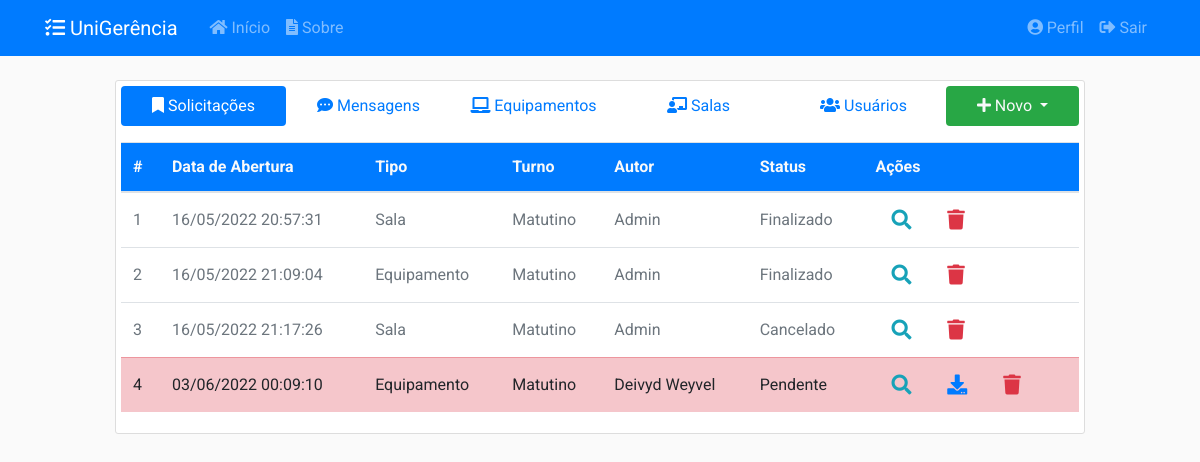
Page / (signed in) on the earlier database version.
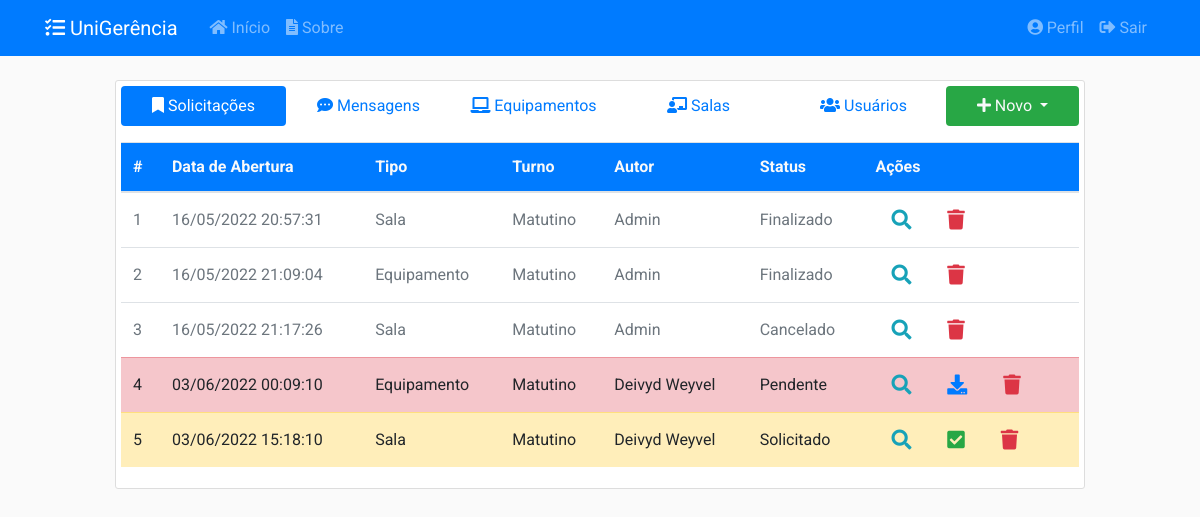
Same page on the later database version.
### app/models/solicitacoes.py (models this page shows, shortened)
class Solicitacao(db.Model):
    __tablename__ = 'solicitacoes'
    __table_args__ = {'extend_existing': True}
    id = db.Column(db.Integer, primary_key=True)
    status = db.Column(db.Enum(Status), default=Status.ABERTO.name)
    data_abertura = db.Column(db.DateTime, nullable=False,
                              default=datetime.now().astimezone(fuso_horario))
    data_inicio_pref = db.Column(db.Date, nullable=False)
    data_fim_pref = db.Column(db.Date, nullable=False)
    data_retirada = db.Column(db.DateTime, nullable=True)
    data_devolucao = db.Column(db.DateTime, nullable=True)
    data_cancelamento = db.Column(db.DateTime, nullable=True)
    data_finalizacao = db.Column(db.DateTime, nullable=True)
    quantidade = db.Column(db.Integer, nullable=False, default=0)
    descricao = db.Column(db.String(20), nullable=False)
    tipo = db.Column(db.String(20), nullable=False)
    ativo = db.Column(db.Boolean, nullable=False, default=True)
    usuario_id = db.Column(db.Integer, db.ForeignKey('usuarios.id'),
                           nullable=False)
    turno_id = db.Column(db.Integer, db.ForeignKey('turnos.id'),
                           nullable=False)
    turno = db.relationship('Turno', back_populates='solicitacoes')
    def recupera_todas():
        return Solicitacao.query.filter_by(ativo=True).all()
    __mapper_args__ = {
        'polymorphic_identity': 'SOLICITACAO',
        'polymorphic_on': tipo
    }

class SolicitacaoSala(Solicitacao):
    __tablename__ = 'solicitacoes_salas'
    id = db.Column(db.Integer, db.ForeignKey('solicitacoes.id'), primary_key=True)
    setor_id = db.Column(db.Integer, db.ForeignKey('setores.id'), nullable=False)
    setor = db.relationship('Setor', back_populates='solicitacoes')
    salas = db.relationship('Sala', secondary= solicitacao_s,
                                    back_populates='solicitacoes')
    __mapper_args__ = {
        'polymorphic_identity': 'SALA',
    }

class Solicitacao(db.Model):
    __tablename__ = 'solicitacoes'
    __table_args__ = {'extend_existing': True}
    id = db.Column(db.Integer, primary_key=True)
    status = db.Column(db.Enum(Status), default=Status.ABERTO.name)
    data_abertura = db.Column(db.DateTime, nullable=False,
                              default=datetime.now().astimezone(fuso_horario))
    data_inicio_pref = db.Column(db.Date, nullable=False)
    data_fim_pref = db.Column(db.Date, nullable=False)
    data_retirada = db.Column(db.DateTime, nullable=True)
    data_devolucao = db.Column(db.DateTime, nullable=True)
    data_cancelamento = db.Column(db.DateTime, nullable=True)
    data_finalizacao = db.Column(db.DateTime, nullable=True)
    quantidade = db.Column(db.Integer, nullable=False, default=0)
    descricao = db.Column(db.String(20), nullable=False)
    tipo = db.Column(db.String(20), nullable=False)
    ativo = db.Column(db.Boolean, nullable=False, default=True)
    usuario_id = db.Column(db.Integer, db.ForeignKey('usuarios.id'),
                           nullable=False)
    turno_id = db.Column(db.Integer, db.ForeignKey('turnos.id'),
                           nullable=False)
    turno = db.relationship('Turno', back_populates='solicitacoes')
    def recupera_todas():
        return Solicitacao.query.filter_by(ativo=True).all()
    __mapper_args__ = {
        'polymorphic_identity': 'SOLICITACAO',
        'polymorphic_on': tipo
    }

class Turno(db.Model):
    __tablename__ = 'turnos'
    __table_args__ = {'extend_existing': True}
    id = db.Column(db.Integer, primary_key=True)
    name = db.Column(db.String(20), unique=True, nullable=False)
    data_inicio = db.Column(db.Time, nullable=False)
    data_fim = db.Column(db.Time, nullable=False)
    ativo = db.Column(db.Boolean, nullable=False, default=True)
    solicitacoes = db.relationship('Solicitacao', back_populates='turno')

class SolicitacaoEquipamento(Solicitacao):
    __tablename__ = 'solicitacoes_equipamentos'
    id = db.Column(db.Integer, db.ForeignKey('solicitacoes.id'), primary_key=True)
    tipo_eqp_id = db.Column(db.Integer, db.ForeignKey('tipos_equipamento.id'),
                           nullable=True)
    equipamentos = db.relationship('Equipamento', secondary=solicitacao_e,
                                   back_populates='solicitacoes')
    tipo_eqp = db.relationship('TipoEquipamento', back_populates='solicitacoes')
    __mapper_args__ = {
        'polymorphic_identity': 'EQUIPAMENTO'
    }

### app/models/usuarios.py (models this page shows, shortened)
class Usuario(db.Model, UserMixin):
    __tablename__ = 'usuarios'
    __table_args__ = {'extend_existing': True}
    id = db.Column(db.Integer, primary_key=True)
    nome = db.Column(db.String(100), nullable=False)
    identificacao = db.Column(db.String(20), unique=True, nullable=False)
    email = db.Column(db.String(100), unique=True, nullable=False)
    senha = db.Column(db.String(60), nullable=False)
    data_cadastro = db.Column(db.DateTime, nullable=False,
                              default=datetime.now().astimezone(fuso_horario))
    data_atualizacao = db.Column(db.DateTime, nullable=True)
    tipo = db.Column(db.Enum(TipoUsuario), nullable=False)
    ativo = db.Column(db.Boolean, nullable=False, default=True)
    imagem_perfil = db.Column(db.String(20), nullable=False,
                              default='default.jpg')
    posts = db.relationship('Post', backref='autor',
                            foreign_keys='Post.usuario_id', lazy=True)
    recipiente = db.relationship('Post', backref='destinatario',
                                 foreign_keys='Post.destinatario_id', lazy=True)
    solicitacoes = db.relationship('Solicitacao', backref='autor', lazy=True)
    relatorios = db.relationship('Relatorio', backref='autor', lazy=True)
    def recupera_todos():
        return Usuario.query.filter_by(ativo=True).all()

### app/controllers/principal.py (the view)
@principal.route("/", methods=['GET', 'POST'])
@login_required
def inicio():
    tab = request.args.get('tab', 1, type=int)
    solicitacoes = Solicitacao.recupera_todas()
    posts = Post.recupera_todos()
    equipamentos = Equipamento.recupera_todos()
    salas = Sala.recupera_todas()
    usuarios = Usuario.recupera_todos()
    for solicitacao in solicitacoes:
        if solicitacao.status.name == 'EMUSO':
            if (datetime.now().astimezone(fuso_horario) >
                solicitacao.data_devolucao.astimezone(fuso_horario)):
                Solicitacao.atualiza_status_pendente(solicitacao)
                envia_email_atraso(solicitacao)
                if current_user == solicitacao.autor:
                    flash('Você possui uma solicitação atrasada.', 'warning')
                if current_user.tipo.name == 'ADMIN':
                    flash('Existe uma nova solicitação em atraso.', 'warning')
    form = EntregaSolicitacaoForm()
    return render_template('principal/inicio.html', tab=tab, form=form,
                           posts=posts, equipamentos=equipamentos, salas=salas,
                           usuarios=usuarios, solicitacoes=solicitacoes)

### app/models/equipamentos.py (called while the page is built)
    def recupera_todos():
        return Equipamento.query.filter_by(ativo=True).all()

    def __repr__(self):
        return f"{self.patrimonio} - {self.descricao}"

### app/models/posts.py (called while the page is built)
    def recupera_todos():
        return Post.query.filter_by(ativo=True).all()

### app/models/salas.py (called while the page is built)
    def recupera_todas():
        return Sala.query.filter_by(ativo=True).all()

### app/models/usuarios.py (called while the page is built)
@login_manager.user_loader
def load_user(user_id):
    return Usuario.query.get(int(user_id))

### app/templates/principal/inicio.html (shortened to what this page needs)
{% extends "layout.html" %}
{% block inicio %}
<div class="content-section">
  <nav class="pb-3 align-middle">
    <div class="nav nav-pills nav-justified flex-column flex-md-row align-middle" id="pills-tab" role="tablist">
      <a class="nav-item nav-link {% if tab == 1 %}active{% endif %}" id="pills-1-tab" data-toggle="pill" href="#pills-1" role="tab"><i class="fas fa-bookmark"></i>&nbsp;Solicitações</a>
      <a class="nav-item nav-link {% if tab == 2 %}active{% endif %}" id="pills-2-tab" data-toggle="pill" href="#pills-2" role="tab"><i class="fas fa-comment-dots"></i>&nbsp;Mensagens</a>
      {% if current_user.tipo.name == 'ADMIN' %}
        <a class="nav-item nav-link {% if tab == 3 %}active{% endif %}" id="pills-3-tab" data-toggle="pill" href="#pills-3" role="tab"><i class="fas fa-laptop"></i>&nbsp;Equipamentos</a>
        <a class="nav-item nav-link {% if tab == 4 %}active{% endif %}" id="pills-4-tab" data-toggle="pill" href="#pills-4" role="tab"><i class="fas fa-chalkboard-teacher"></i>&nbsp;Salas</a>
        <a class="nav-item nav-link {% if tab == 5 %}active{% endif %}" id="pills-5-tab" data-toggle="pill" href="#pills-5" role="tab"><i class="fas fa-users"></i>&nbsp;Usuários</a>
      {% endif %}
      <div class="nav-item dropdown">
        <a class="nav-link dropdown-toggle bg-success text-light" href="#" id="navbarDropdown" role="button" data-toggle="dropdown">
          <i class="fas fa-plus"></i>&nbsp;Novo
        </a>
      </div>
    </div>
  </nav>
  <div class="tab-content flex-md-row" id="nav-tabContent">
    <div class="tab-pane fade {% if tab == 1 %}show active{% endif %}" id="pills-1" role="tabpanel">
      {% include 'principal/tabela/solicitacoes.html' %}
    </div>
  </div>
</div>
{% endblock inicio %}

### app/templates/principal/tabela/solicitacoes.html (shortened to what this page needs)
<table id="table-solicitacoes" class="table display dt-responsive nowrap table-hover" style="width:100%">
    <thead>
    <tr class="bg-primary text-light">
        <th class="align-middle">#</th>
        <th class="align-middle">Data de Abertura</th>
        <th class="align-middle">Tipo</th>
        <th class="align-middle">Turno</th>
        <th class="align-middle">Autor</th>
        <th class="align-middle">Status</th>
        <th class="align-middle">Ações</th>
    </tr>
    </thead>
    <tbody>
    {% for solicitacao in solicitacoes %}
    {% if current_user == solicitacao.autor or current_user.tipo.name == 'ADMIN' %}
        {% if solicitacao.status.name == 'ABERTO' %}
            <tr class="table-secondary">
        {% elif solicitacao.status.name == 'PENDENTE' %}
            <tr class="table-danger">
        {% elif solicitacao.status.name == 'SOLICITADO' %}
            <tr class="table-warning">
        {% elif solicitacao.status.name == 'CONFIRMADO' %}
            <tr class="table-success">
        {% elif solicitacao.status.name == 'EMUSO' %}
            <tr class="table-info">
        {% elif solicitacao.status.name == 'CANCELADO' or solicitacao.status.name == 'FECHADO' %}
            <tr class="text-secondary">
        {% else %}
            <tr>
        {% endif %}
            <td class="align-middle">{{ solicitacao.id }}</td>
            <td class="align-middle">{{ solicitacao.data_abertura.strftime('%d/%m/%Y %H:%M:%S') }}</td>
            {% if solicitacao.tipo == 'EQUIPAMENTO' %}
                <td class="align-middle">Equipamento</td>
            {% elif solicitacao.tipo == 'SALA'%}
                <td class="align-middle">Sala</td>
            {% endif %}
            <td class="align-middle">{{ solicitacao.turno.name }}</td>
            <td class="align-middle">{{ solicitacao.autor.nome }}</td>
            <td class="align-middle">{{ solicitacao.status.value }}</td>
            <td class="align-middle">
                <a class="btn-lg btn-outline-info" href="#" data-toggle="modal" data-target="#visualizarSolicitacao{{ solicitacao.id }}"><i class="fas fa-search"></i></a>
                {% if current_user.tipo.name == 'ADMIN' %}
                    {% if solicitacao.status.name == 'ABERTO' or solicitacao.status.name == 'SOLICITADO' %}
                        <a class="btn-lg btn-outline-success" href="{{url_for('solicitacoes.confirma_solicitacao', solicitacao_id=solicitacao.id)}}"><i class="fas fa-check-square"></i></a>
                    {% endif %}
                    {% if solicitacao.status.name == 'EMUSO' or solicitacao.status.name == 'PENDENTE' %}
                        <a class="btn-lg btn-outline-primary" href="#" data-toggle="modal" data-target="#receberSolicitacao{{ solicitacao.id }}"><i class="fas fa-download"></i></a>
                    {% endif %}
                {% endif %}
                {% if current_user.tipo.name == 'ADMIN' %}
                    <a class="btn-lg btn-outline-danger" href="#" data-toggle="modal" data-target="#excluirSolicitacao{{ solicitacao.id }}"><i class="fas fa-trash"></i></a>
                {% endif %}
            </td>
        </tr>
    {% endif %}
    {% endfor %}
    </tbody>
</table>

Differences in the rows shown:
added SolicitacaoSala: id "5", data_abertura "03/06/2022 15:18:10", shows "Sala", turno.name "Matutino", autor.nome "Deivyd Weyvel", status.value "Solicitado"
